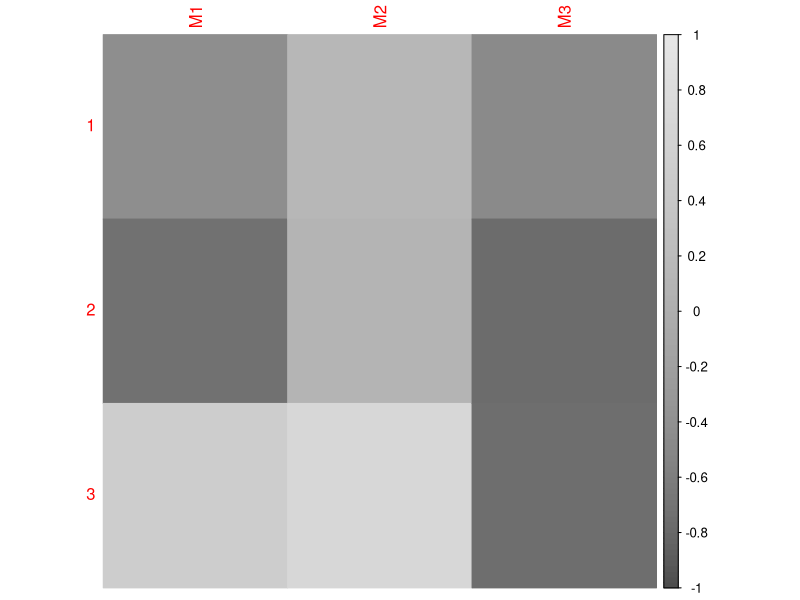

Recreate this plot in R.
Corrplot_R <- function(M, method, monochrome, cmin, cmax, fontsize, fname) {
  
  # URL: https://cran.r-project.org/web/packages/corrplot/vignettes/corrplot-intro.html
  pkgTest("corrplot")
  library(corrplot)
  
  #dev.off()	# avoid permante flashing-up when using gretl
  png(filename=fname, type="cairo", width=600, height=600, pointsize=fontsize, bg=NA, res=96)	
  if (monochrome==0) {
    corrplot(M, method=method, cl.lim=c(cmin,cmax)) # ,col = gray.colors(10))
  }
  if (monochrome!=0) {
    corrplot(M, method=method, cl.lim=c(cmin,cmax), col = gray.colors(100)) # ,col = gray.colors(10))
  }
  dev.off()
  0
}

# Corrplot_R1 <- function(M, method, fname) {
#   # package Cairo 1.5-9 (2015-09-26)
#   library(Cairo)
#   library(corrplot)
#   
#   #dev.off()
#   # dimensions in pixels
#   CairoPNG(filename=fname, width=600, height=600, pointsize=14)
#   corrplot(M, method=method)
#   dev.off()
#   0
# }

# check whether corrplot pckg. is already installed
pkgTest <- function(x) {
  if (!require(x,character.only = TRUE))
  {
    install.packages(x,dep=TRUE)
    if(!require(x,character.only = TRUE)) stop("Package not found")
  }
}

# Example
fs = 22
n <- 3
M1 <- runif(n,min=-1,max=1) 
M2 <- runif(n,min=-1,max=1) 
M3 <- runif(n,min=-1,max=1) 
dat <- cbind(M1,M2,M3)
fname = "/home/at/gretl/R_corrplot_test"
Corrplot_R(dat, "color", 1, -1, 1, fs, fname)
